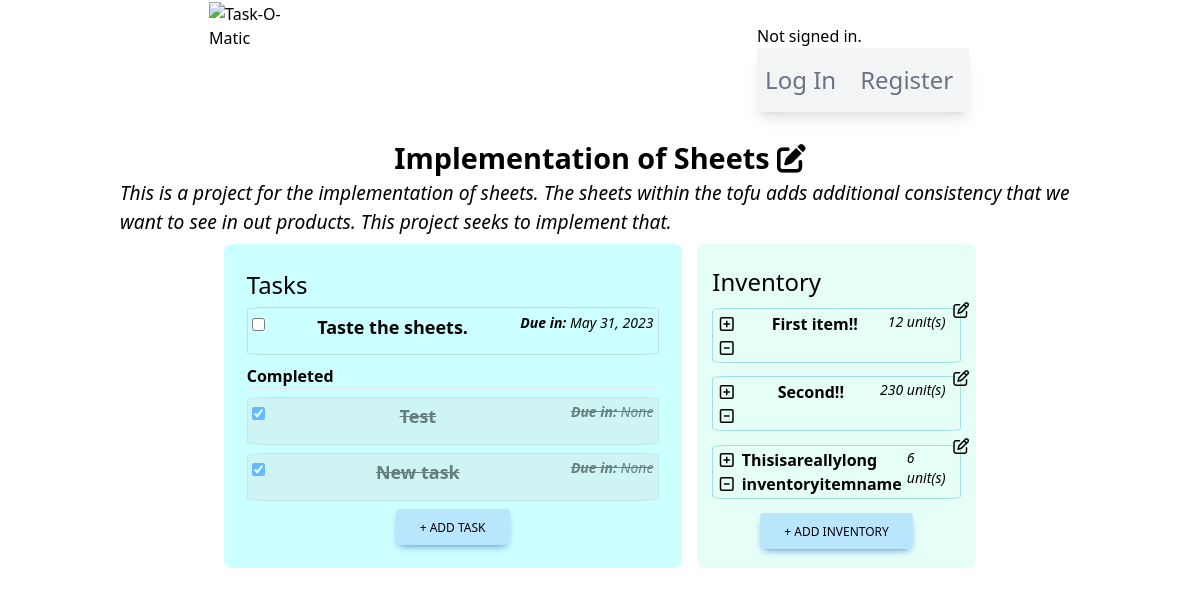
The app's page /project/3/ with its own data.
### taskomatic/models.py (models this page shows, shortened)
class Project(models.Model):
    user = models.ForeignKey(User, on_delete=models.CASCADE)
    owner = models.CharField(max_length=80)
    projectName = models.CharField(max_length=160)
    projectDescription = models.CharField(max_length=350)
    hasDeadline = models.BooleanField(default=False)
    hasInventory = models.BooleanField(default=False)
    hasTasks = models.BooleanField(default=False)
    creationDate = models.DateField(null=True, blank=True)
    deadlineDate = models.DateField(null=True, blank=True)

class Tasks(models.Model):
    PRIORITY_LEVELS = [tuple([x,x]) for x in range(1,11)]
    projectId = models.ForeignKey(Project, on_delete=models.CASCADE)
    taskCreator = models.CharField(max_length=80)
    taskName = models.CharField(max_length=160)
    taskDescription = models.CharField(max_length=350)
    taskCompletion = models.BooleanField(default=False)
    taskDeadline = models.DateField(null=True, blank=True)
    taskImportance = models.PositiveIntegerField(default=PRIORITY_LEVELS[0], choices=PRIORITY_LEVELS, validators=[MinValueValidator(1), MaxValueValidator(10)])
    taskLimitAlert = models.DateField(null=True, blank=True)
    taskCreationDate = models.DateField(null=True, blank=True)

class Inventory(models.Model):
    UNITS_CATEGORIES = [
        ('UNIT', 'unit(s)'),
        ('%', 'percent'),
        ('KG', 'kilogram(s)'),
        ('CM', 'centimeter(s)')
    ]
    projectId = models.ForeignKey(Project, on_delete=models.CASCADE)
    itemName = models.CharField(max_length=160)
    itemDescription = models.CharField(max_length=350)
    itemQty = models.PositiveIntegerField(default=0, validators=[MinValueValidator(0)])
    itemUnit = models.CharField(max_length=20, choices=UNITS_CATEGORIES, default=UNITS_CATEGORIES[0][0])
    itemLimitAlert = models.IntegerField(null=True, blank=True)

### taskomatic/views.py (the view)
# urls.py: path("project/<str:pk>/", views.project_view, name="projectPage"),
def project_view(request, pk):
    project = Project.objects.filter(id=pk)
    tasks = Tasks.objects.filter(projectId = pk)
    inventory = Inventory.objects.filter(projectId = pk)
    taskForms = []
    for task in tasks:
        taskFormInstance = CompletionTaskForm(instance=task, task_id=task.id)
        taskForms.append(taskFormInstance)
    return render(request, "taskomatic/projectPage.html", {
        'project': project,
        'tasks': tasks,
        'inventory': inventory,
        'taskForm': TaskForm(),
        'taskForms': taskForms,
        'inventoryForm': InventoryForm()
    })

### taskomatic/forms.py
class TaskForm(ModelForm):
    class Meta:
        model = Tasks
        fields = "__all__"
        widgets = {
            "projectId": HiddenInput(),
            "taskCreator": HiddenInput(),
            "taskName": TextInput(attrs={
            'class': "max-w-lg rounded border px-3 py-[0.32rem] mb-1 ml-2",
            'id': 'addTaskModalFormTitle',
            'placeholder': "Project Title"
            }),
            "taskDescription": Textarea(attrs={
            'class': 'rounded border px-3 py-[0.32rem] m-2',
            'id': 'addTaskModalFormDescription',
            'rows': "6",
            'placeholder': "Task details"
            }),
            'taskDeadline': DateInput(attrs=dict(type='date')),
            'taskLimitAlert': DateInput(attrs=dict(type='date')),
        }

class InventoryForm(ModelForm):
    class Meta:
        model = Inventory
        fields = "__all__"
        widgets = {
            "projectId": HiddenInput(),
            "itemName": TextInput(attrs={
            'class': "max-w-lg rounded border px-3 py-[0.32rem] mb-1 ml-2",
            'id': 'addInventoryModalFormTitle',
            'placeholder': "Item Name"
            }),
            "itemDescription": Textarea(attrs={
            'class': 'rounded border px-3 py-[0.32rem] m-2',
            'id': 'addInventoryModalFormDescription',
            'rows': "6",
            'placeholder': "Item Notes"
            }),
            'itemQty': NumberInput(attrs={
                'class': "border",
                'placeholder': "Amount"
            }),
            'itemLimitAlert': NumberInput(attrs={
                'class': "border mt-3",
                'placeholder': "Restock Limit"
            })
        }

### taskomatic/templates/taskomatic/projectPage.html (shortened to what this page needs)
{% extends "./layout.html" %}
{% load static %}
{% block body %}
<div id="projectPageMainContainer">
    {% for item in project %}
    <h2>
        {{ item.projectName }}
        <form style="display: inline-block;" method="POST" action="{% url 'editProject' %}" name="editForm">
            <i id="editIcon" class="fa-solid fa-pen-to-square cursor-pointer"></i>
        </form>
    </h2>
    <p class="descriptiveParagraph">{{ item.projectDescription }}</p>
    <div id="tasksAndInventorySection">
        <span id="tasksContainer">
            <h3 class="mb-1">Tasks</h3>
            {% if item.hasTasks %}
                {% if tasks %}
                    {% for task in tasks %}
                    {% if task.taskCompletion == False %}
            <div class="taskInstancesContainer" id="taskInstancesContainer{{ task.id }}">
                <form method="POST" action="{% url 'handleTasks' 'complete' %}" name="completeTaskForm{{ task.id }}" id="{{ task.id }}">
                        {% for form in taskForms %}
                            {% if form.instance.id == task.id %}
                                {{ form.taskCompletion }}
                            {% endif %}
                        {% endfor %}
                </form>
                <span class="inline-block font-bold text-lg">{{ task.taskName }}</span>
                <span class="inline-block font-medium italic text-sm"><b>Due in:</b> {{ task.taskDeadline }}</span>
            </div>
                    {% endif %}
                    {% endfor %}
                    <p class="font-bold">Completed</p>
                    <hr class="mb-2">
                    {% for task in tasks %}
                    {% if task.taskCompletion == True %}
            <div class="taskInstancesContainer" id="taskInstancesContainer{{ task.id }}">
                <form method="POST" action="{% url 'handleTasks' 'complete' %}" name="completeTaskForm{{ task.id }}" id="{{ task.id }}">
                        {% for form in taskForms %}
                            {% if form.instance.id == task.id %}
                                {{ form.taskCompletion }}
                            {% endif %}
                        {% endfor %}
                </form>
                <span class="inline-block font-bold text-lg">{{ task.taskName }}</span>
                <span class="inline-block font-medium italic text-sm"><b>Due in:</b> {{ task.taskDeadline }}</span>
            </div>
                    {% endif %}
                    {% endfor %}
            <button type="button" class="addTaskButton inline-block rounded bg-sky-200 px-6 pb-2 pt-2.5 text-xs font-medium uppercase leading-normal
            text-black shadow-[0_4px_9px_-4px_#3b71ca] transition duration-150 ease-in-out hover:bg-sky-300 max-w-s self-center">
                + Add Task
            </button>
                {% endif %}
            {% else %}
            <p>Tasks are <b>disabled</b> of this project.</p>
            <p>Request project owner to enable this functionality.</p>
            {% endif %}
        </span>
        <span id="inventoryContainer">
            <h3>Inventory</h3>
            {% if item.hasInventory %}
                {% if inventory %}
                    {% for inventoryItem in inventory %}
            <div class="inventoryInstancesContainer relative">
                <span class="ml-1 pr-2 inline-block">
                    <a href="#" class="increment-btn"><p><i class="fa-regular fa-square-plus" data-pk="{{ inventoryItem.id }}">{% csrf_token %}</i></p></a>
                    <a href="#" class="decrement-btn"><p><i class="fa-regular fa-square-minus" data-pk="{{ inventoryItem.id }}">{% csrf_token %}</i></p></a>
                </span>
                <span class="inline-block font-bold">{{ inventoryItem.itemName }}</span>
                <span class="inline-block font-medium italic text-sm mr-3">
                    <span class="inline-block" id="qty{{inventoryItem.id}}">{{inventoryItem.itemQty}}</span>
                    {{inventoryItem.get_itemUnit_display}}
                </span>
                <span class="inventoryEditBtns absolute left-60 bottom-10">
                    <i class="fa-regular fa-pen-to-square hover:text-sky-600 cursor-pointer" data-pk="{{ inventoryItem.id }}" title="Edit">{% csrf_token %}</i>
                </span>
            </div>
                    {% endfor %}
            <button type="button" class="addInventoryButton inline-block rounded bg-sky-200 px-6 pb-2 pt-2.5 text-xs font-medium uppercase leading-normal
            text-black shadow-[0_4px_9px_-4px_#3b71ca] transition duration-150 ease-in-out hover:bg-sky-300 max-w-s self-center">
                + Add Inventory
            </button>
                {% endif %}
            {% else %}
            <p>Inventory is <b>disabled</b> of this project.</p>
            <p>Request project owner to enable this functionality.</p>
            {% endif %}
        </span>
    </div>
    {% endfor %}
</div>
{% endblock %}

### taskomatic/static/taskomatic/styles.css (style rules this page uses)
html { font-size: 16px; }
* { margin: 0; padding: 0; box-sizing: border-box; }
h2 { font-size: 1.8rem !important; font-weight: 600 !important; }
h3 { font-size: 1.5rem !important; font-weight: 500 !important; }
#projectPageMainContainer { display: flex; flex-direction: column; align-items: center; width: 80%; margin: 0 auto; }
.descriptiveParagraph { font-size: 1.2rem; font-style: italic; }
#tasksAndInventorySection { display: flex; justify-content: space-between; width: 80%; }
#tasksContainer { display: flex; flex-direction: column; justify-content: space-around; background-color: rgba(0, 255, 255, 0.2); border-radius: 0.5rem; min-height: 12rem; min-width: 14rem; width: 90%; margin: 1%; padding: 3%; }
#inventoryContainer { display: flex; flex-direction: column; justify-content: space-around; background-color: rgba(127, 255, 212, 0.2); border-radius: 0.5rem; min-height: 12rem; min-width: 16rem; margin: 1%; padding: 2%; }
.taskInstancesContainer { display: flex; justify-content: space-between; min-height: 3rem; border: 1px solid rgba(127, 155, 112, 0.3); border-radius: 5%; padding: 1%; margin-bottom: 2%; }
.taskCompleted { text-decoration: line-through; opacity: 0.5; background-color: rgba(211, 211, 211, 0.5); }
.inventoryInstancesContainer { display: flex; justify-content: space-between; min-height: 3rem; border: 1px solid rgba(0, 155, 155, 0.3); border-radius: 5%; padding: 1%; margin-bottom: 2%; }

### records on screen
Project: projectName "Implementation of Sheets", projectDescription "This is a project for the implementation of sheets. The sheets within the tofu adds additional consistency that we want to see in out products. This project seeks to implement that."
Tasks: taskName "Taste the sheets.", taskDeadline "May 31, 2023"
Tasks: taskCompletion "☑", taskName "Test", taskDeadline "None"
Tasks: taskCompletion "☑", taskName "New task", taskDeadline "None"
Inventory: itemName "First item!!", itemQty "12", itemUnit "unit(s)"
Inventory: itemName "Second!!", itemQty "230", itemUnit "unit(s)"
Inventory: itemName "Thisisareallylong inventoryitemname", itemQty "6", itemUnit "unit(s)"
